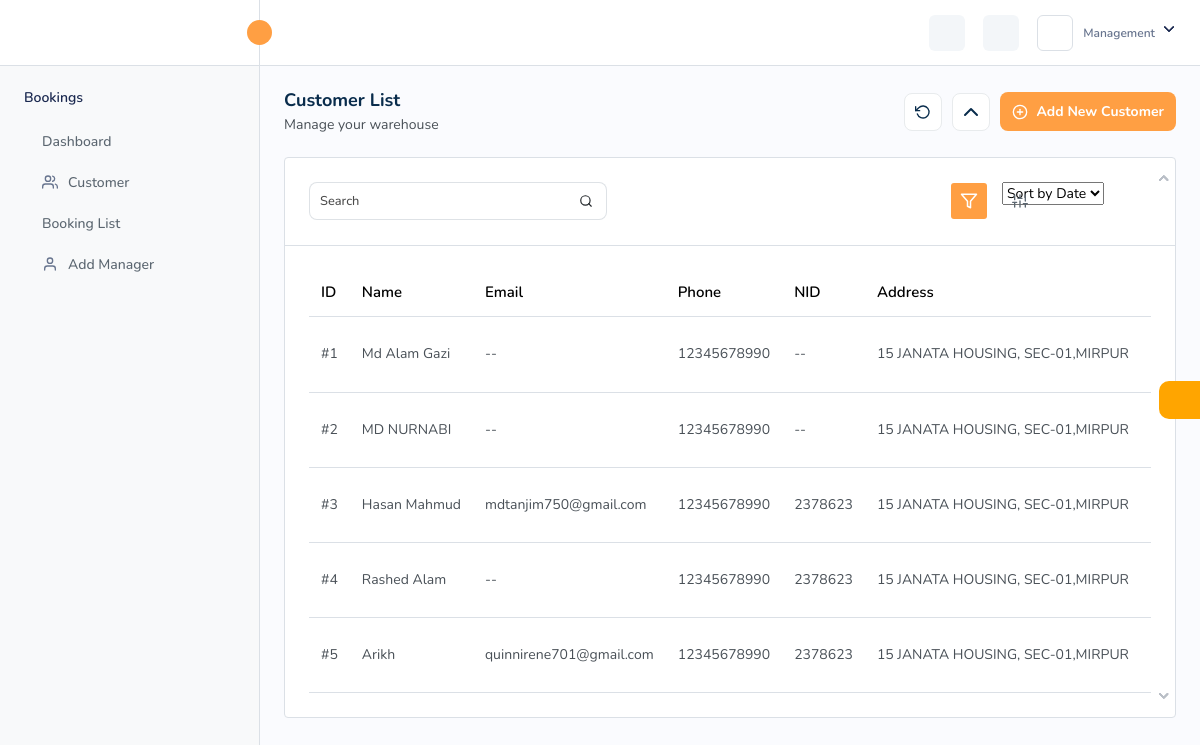
The page /customer (signed in) on the database as committed earlier.
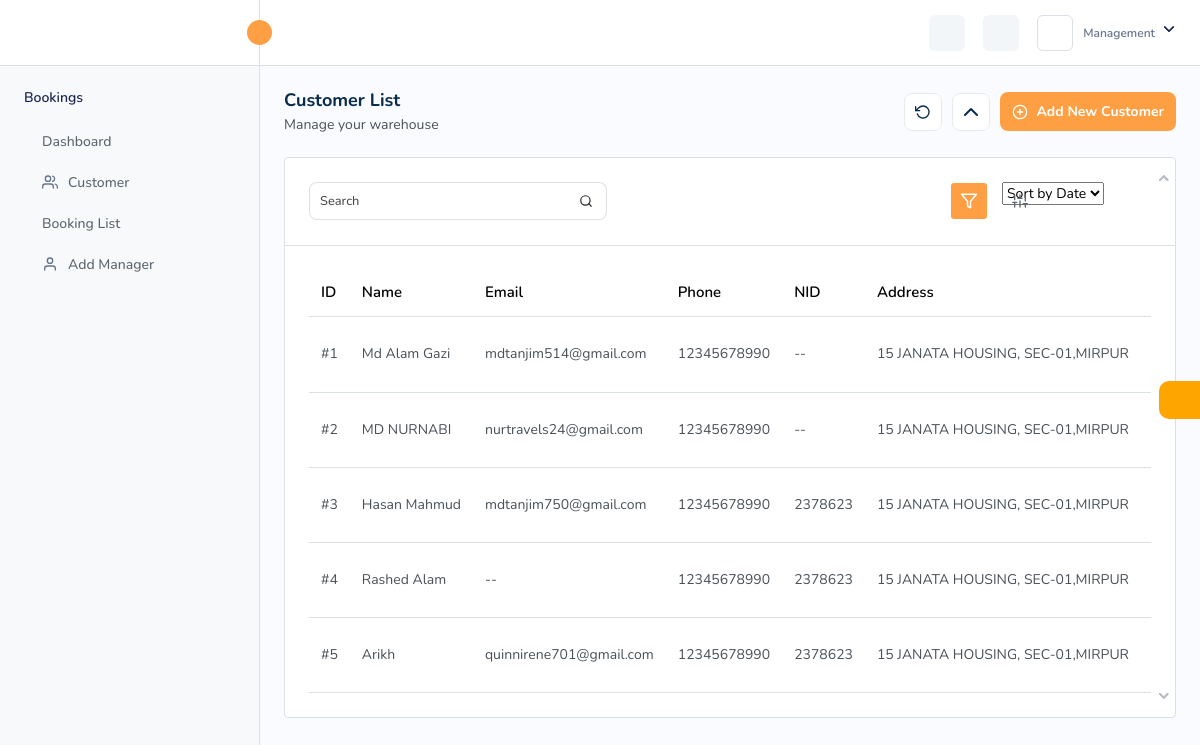
The same page on the database as committed later.
### Admin/models.py (models this page shows, shortened)
class Customer(models.Model):
    name = models.CharField(max_length=500)
    number = models.CharField(max_length=20)
    email = models.EmailField(max_length=100 , blank=True, null=True)
    address = models.TextField()
    nid = models.CharField(max_length=100, blank=True, null=True)
    date_created = models.DateTimeField(auto_now_add=True)
    date_updated = models.DateTimeField(auto_now=True)

### Admin/views.py (the view, shortened to what this page needs)
# urls.py: path('customer',views.Customer.as_view(),name='customer-list'),
class Customer(LoginRequiredMixin, View):
    def __init__(self) -> None:
        self.login_url = reverse('admin:login')  # Custom login URL
        self.redirect_field_name = 'next'
        self.customers = models.Customer.objects.all().order_by('date_created')
        self.context = {
        }
    def get(self, request, *args, **kwargs):
        self.context["customers"] = self.customers
        return render(request, 'Admin/customer.html', context=self.context)

### templates/Admin/customer.html (shortened to what this page needs)
{% extends 'Admin/base.html' %}
{% block body %}
<div class="content">
    <div class="page-header">
       <div class="add-item d-flex">
          <div class="page-title">
             <h4>Customer List</h4>
             <h6>Manage your warehouse</h6>
          </div>
       </div>
       <ul class="table-top-head">
          <li>
             <a href="{% url 'customer-list' %}" data-bs-toggle="tooltip" data-bs-placement="top" aria-label="Refresh" data-bs-original-title="Refresh">
                <svg xmlns="http://www.w3.org/2000/svg" width="24" height="24" viewBox="0 0 24 24" fill="none" stroke="currentColor" stroke-width="2" stroke-linecap="round" stroke-linejoin="round" class="feather feather-rotate-ccw">
                   <polyline points="1 4 1 10 7 10"></polyline>
                   <path d="M3.51 15a9 9 0 1 0 2.13-9.36L1 10"></path>
                </svg>
             </a>
          </li>
          <li>
             <a data-bs-toggle="tooltip" data-bs-placement="top" id="collapse-header" aria-label="Collapse" data-bs-original-title="Collapse">
                <svg xmlns="http://www.w3.org/2000/svg" width="24" height="24" viewBox="0 0 24 24" fill="none" stroke="currentColor" stroke-width="2" stroke-linecap="round" stroke-linejoin="round" class="feather feather-chevron-up">
                   <polyline points="18 15 12 9 6 15"></polyline>
                </svg>
             </a>
          </li>
       </ul>
       <div class="page-btn">
          <a href="#" class="btn btn-added" data-bs-toggle="modal" data-bs-target="#add-units">
             Add New Customer
          </a>
       </div>
    </div>
    <div class="card table-list-card">
       <div class="card-body">
          <div class="table-top">
             <div class="search-set">
                <div class="search-input">
                   <a href="" class="btn btn-searchset">
                      <svg xmlns="http://www.w3.org/2000/svg" width="24" height="24" viewBox="0 0 24 24" fill="none" stroke="currentColor" stroke-width="2" stroke-linecap="round" stroke-linejoin="round" class="feather feather-search">
                         <circle cx="11" cy="11" r="8"></circle>
                         <line x1="21" y1="21" x2="16.65" y2="16.65"></line>
                      </svg>
                   </a>
                   <div id="DataTables_Table_0_filter" class="dataTables_filter"><label> <input type="search" class="form-control form-control-sm" placeholder="Search" aria-controls="DataTables_Table_0"></label></div>
                </div>
             </div>
             <div class="search-path">
                <div class="d-flex align-items-center">
                   <a class="btn btn-filter" id="filter_search">
                      <svg xmlns="http://www.w3.org/2000/svg" width="24" height="24" viewBox="0 0 24 24" fill="none" stroke="currentColor" stroke-width="2" stroke-linecap="round" stroke-linejoin="round" class="feather feather-filter filter-icon">
                         <polygon points="22 3 2 3 10 12.46 10 19 14 21 14 12.46 22 3"></polygon>
                      </svg>
                   </a>
                </div>
             </div>
             <div class="form-sort">
                <select class="select select2-hidden-accessible" data-select2-id="select2-data-1-p0fg" tabindex="-1" aria-hidden="true">
                   <option data-select2-id="select2-data-3-pyxs">Sort by Date</option>
                </select>
             </div>
          </div>
          <div class="table-responsive">
             <div id="DataTables_Table_0_wrapper" class="dataTables_wrapper dt-bootstrap5 no-footer table-responsive">
                <table class="table datanew dataTable no-footer"  aria-describedby="DataTables_Table_0_info">
                   <thead>
                      <tr>
                        <th class="sorting" tabindex="0" aria-controls="DataTables_Table_0" rowspan="1" colspan="1" aria-label="Customer  Name: activate to sort column ascending" style="width: 241px;">
                            ID
                        </th>
                        <th class="sorting" tabindex="0" aria-controls="DataTables_Table_0" rowspan="1" colspan="1" aria-label="Customer  Name: activate to sort column ascending" style="width: 241px;">
                            Name
                        </th>
                         <th class="sorting" tabindex="0" aria-controls="DataTables_Table_0" rowspan="1" colspan="1" aria-label="Email: activate to sort column ascending" style="width: 251.547px;">
                            Email
                        </th>
                        <th class="sorting" tabindex="0" aria-controls="DataTables_Table_0" rowspan="1" colspan="1" aria-label="Phone: activate to sort column ascending" style="width: 154.719px;">
                            Phone
                        </th>
                        <th class="sorting" tabindex="0" aria-controls="DataTables_Table_0" rowspan="1" colspan="1" aria-label="Phone: activate to sort column ascending" style="width: 154.719px;">
                            NID
                        </th>
                         <th class="sorting" tabindex="0" aria-controls="DataTables_Table_0" rowspan="1" colspan="1" aria-label="Country: activate to sort column ascending" style="width: 104.969px;">
                            Address
                        </th>
                        <th class="sorting" tabindex="0" aria-controls="DataTables_Table_0" rowspan="1" colspan="1" aria-label="Country: activate to sort column ascending" style="width: 104.969px;">
                        </th>
                      </tr>
                   </thead>
                   <tbody>
                    {% for customer in customers %}
                      <tr class="odd" id="table{{customer.id}}">
                         <td class="customer_id">
                            #{{customer.id}}
                         </td>
                         <td class="customer_name">{{customer.name}}</td>
                         <td class="customer_email">
                            {% if customer.email %}
                                {{customer.email}}
                            {% else %}
                                --
                            {% endif %}
                         </td>
                         <td class="customer_number">{{customer.number}} </td>
                         <td class="customer_nid">
                            {% if customer.nid %}
                                {{customer.nid}}
                            {% else %}
                                --
                            {% endif %}
                         </td>
                         <td class="customer_address">{{customer.address}}</td>
                         <td>{{customer.date_created|date:"d M Y"}}</td>
                      </tr>
                    {% endfor %}
                   </tbody>
                </table>
             </div>
          </div>
       </div>
    </div>
{% endblock %}

### templates/Admin/base.html (shortened to what this page needs)
{% load static %}
<!DOCTYPE html>
<html lang="en">
    <head>
        <link rel="stylesheet" href="https://dreamspos.dreamstechnologies.com/html/template/assets/css/bootstrap.min.css">
        <link rel="stylesheet" href="https://dreamspos.dreamstechnologies.com/html/template/assets/css/animate.css">
		<link rel="stylesheet" href="https://dreamspos.dreamstechnologies.com/html/template/assets/plugins/select2/css/select2.min.css">
		<link rel="stylesheet" href="https://dreamspos.dreamstechnologies.com/html/template/assets/css/bootstrap-datetimepicker.min.css">
		<link rel="stylesheet" href="https://dreamspos.dreamstechnologies.com/html/template/assets/css/dataTables.bootstrap5.min.css">
		<link rel="stylesheet" href="https://dreamspos.dreamstechnologies.com/html/template/assets/plugins/fontawesome/css/fontawesome.min.css">
		<link rel="stylesheet" href="https://dreamspos.dreamstechnologies.com/html/template/assets/plugins/fontawesome/css/all.min.css">
        <link rel="stylesheet" href="{% static 'assets/css/style.css' %}">
    </head>
    <body>
        <div class="main-wrapper">
			<div class="header">
				<div class="header-left active">
					<a id="toggle_btn" href="javascript:void(0);">
						<i data-feather="chevrons-left" class="feather-16"></i>
					</a>
				</div>
				<ul class="nav user-menu">
						<li class="nav-item nav-searchinputs">
							<div class="top-nav-search">
								<form action="sales-list.html#" class="dropdown">
									<div class="searchinputs dropdown-toggle" id="dropdownMenuClickable" data-bs-toggle="dropdown" data-bs-auto-close="false">
										<div class="search-addon">
											<span><i data-feather="x-circle" class="feather-14"></i></span>
										</div>
									</div>
								</form>
							</div>
						</li>
					<li class="nav-item nav-item-box">
						<a href="javascript:void(0);" id="btnFullscreen">
						</a>
					</li>
					<li class="nav-item nav-item-box">
						<a  target="_blank"href="{% url 'admin:auth_user_change' request.user.id %}"></a>
					</li>
					<li class="nav-item dropdown has-arrow main-drop">
						<a href="javascript:void(0);" class="dropdown-toggle nav-link userset" data-bs-toggle="dropdown">
							<span class="user-info">
								<span class="user-letter">
								</span>
								<span class="user-detail">
									<span class="user-role">Management</span>
								</span>
							</span>
						</a>
					</li>
				</ul>
			</div>
			<div class="sidebar" id="sidebar">
				<div class="sidebar-inner slimscroll">
					<div id="sidebar-menu" class="sidebar-menu">
						<ul>
							<li class="submenu-open">
								<h6 class="submenu-hdr">Bookings</h6>
								<ul>
									<li><a href="/"><span>Dashboard</span></a></li>
									<li><a href="{% url 'customer-list' %}">
                                        <span>Customer</span></a></li>
									<li><a href="{% url 'booking-list' %}"><span>Booking List</span></a></li>
									<li><a target="_blank" href="{% url 'admin:auth_user_add' %}"><svg xmlns="http://www.w3.org/2000/svg" width="24" height="24" viewBox="0 0 24 24" fill="none" stroke="currentColor" stroke-width="2" stroke-linecap="round" stroke-linejoin="round" class="feather feather-user"><path d="M20 21v-2a4 4 0 0 0-4-4H8a4 4 0 0 0-4 4v2"></path><circle cx="12" cy="7" r="4"></circle></svg><span>Add Manager</span></a></li>
								</ul>
							</li>
						</ul>
					</div>
				</div>
			</div>
			<div class="page-wrapper">
                {% block body %}{% endblock %}
			</div>
        </div>
		<div class="customizer-links" id="setdata">
			<ul class="sticky-sidebar">
				<li class="sidebar-icons">
					<a href="sales-list.html#" class="navigation-add" data-bs-toggle="tooltip" data-bs-placement="left"
						data-bs-original-title="Theme">
					</a>
				</li>
			</ul>
		</div>
    <script src="https://dreamspos.dreamstechnologies.com/cdn-cgi/scripts/7d0fa10a/cloudflare-static/rocket-loader.min.js" data-cf-settings="20eddcc3492b1ed460052fd7-|49" defer></script></body>
</html>

Rows that differ between the two databases and show on the page:
changed Customer "Md Alam Gazi": email (not shown) → "mdtanjim514@gmail.com"; no longer shows "--"
changed Customer "MD NURNABI": email (not shown) → "nurtravels24@gmail.com"; no longer shows "--"
